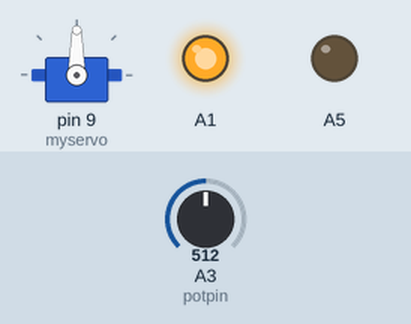
Simulated run of this sketch. Board: Arduino Uno, built with avr-gcc and run on an emulated ATmega328P. On the bench: servo, output pins drawn as LEDs (lit = HIGH). The test bench sets the inputs (shaded band); at power-on: A3 (potpin) = 512.

Above: at 1.2 s.
1.3 s: A3 (potpin) set to 716
Timing chart, 0 to 4.3 s (numbered marks = the images above; inputs shaded):
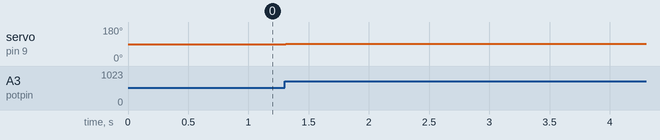

Measured:
- after the input at 1.3 s, servo on pin 9 (myservo): 90° → 91° at once

The sketch:

lego_servo.ino
```cpp
/*
 Controlling a servo position using a potentiometer (variable resistor)
 by Michal Rinott <http://people.interaction-ivrea.it/m.rinott>

 modified on 8 Nov 2013
 by Scott Fitzgerald
 http://www.arduino.cc/en/Tutorial/Knob
*/

#include <Servo.h>

Servo myservo;  // create servo object to control a servo

int potpin = 3;  // analog pin used to connect the potentiometer
int val;    // variable to read the value from the analog pin

void setup()
{
  pinMode(A1, OUTPUT);
  digitalWrite(A1, HIGH);
  pinMode(A5, OUTPUT);
  digitalWrite(A5, LOW);

  myservo.attach(9);  // attaches the servo on pin 9 to the servo object
}

const int margin = 180/2 - 5;

void loop()
{
  val = analogRead(potpin);            // reads the value of the potentiometer (value between 0 and 1023)
  val = map(val, 0, 1023, 0+margin, 180-margin);     // scale it to use it with the servo (value between 0 and 180)
  myservo.write(val);                  // sets the servo position according to the scaled value
  delay(15);                           // waits for the servo to get there
}
```
